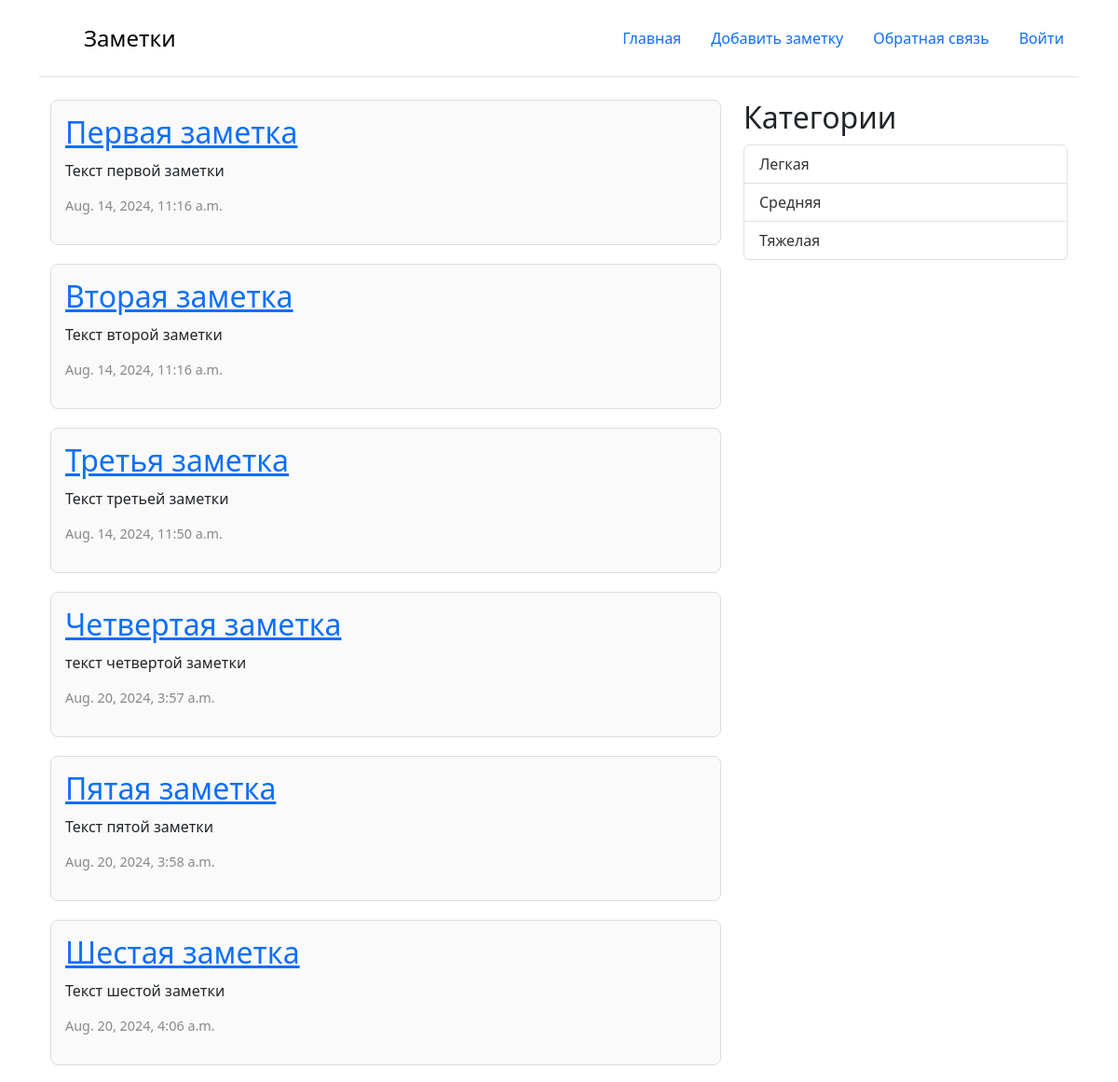
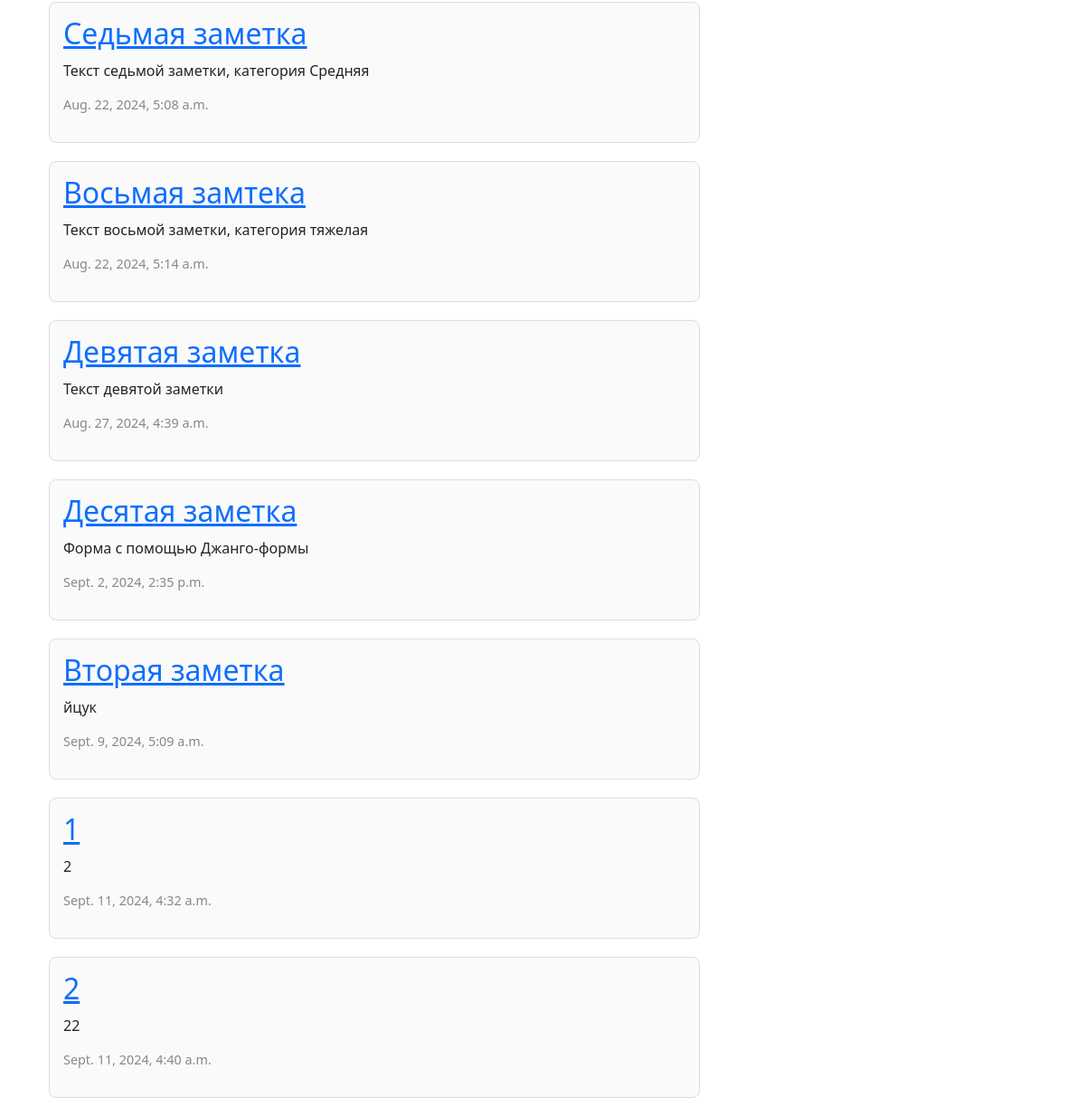
The page / on the database its author committed (2 pictures, top to bottom).
### core/models.py (models this page shows, shortened)
class Post(models.Model):
    title = models.CharField(max_length=200)
    text = models.TextField()
    created_data = models.DateTimeField(auto_now_add=True)
    category = models.ForeignKey(PostCategory,
                                 blank = True,
                                 null = True,
                                 on_delete=models.SET_NULL,
                                 related_name='category_post')
    class Meta:
        verbose_name = 'Запись'
        verbose_name_plural = 'Записи'

class PostCategory(models.Model):
    title = models.CharField(max_length=255, verbose_name='Название')
    class Meta:
        verbose_name = 'Категория'
        verbose_name_plural = 'Категории'

### core/views.py (the view)
# urls.py: path('', main, name='main'),
def main(request):
    posts = Post.objects.all()
    category = request.GET.get('category')
    active_category = None
    if category:
        posts = posts.filter(category__id=category)
        active_category = PostCategory.objects.get(id=category)
    categories = PostCategory.objects.all()
    context = {
        "posts": posts,
        'categories': categories,
        'active_category': active_category
    }
    return render(request, 'main.html', context)

### templates/main.html
{% extends 'base.html' %}
{% block content %}
<div class="container">
    <div class="row">
        <div class="col-md-8">
            {% for post in posts %}
            <div class="post-card">
                <h2><a href="{% url 'post_detail' post.id %}">{{ post.title }}</a></h2>
                <p>{{ post.text }}</p>
                <p class="date">{{ post.created_data }}</p>
            </div>
            {% endfor %}
        </div>
        <div class="col-md-4">
            <h2>Категории</h2>
            <ul class="list-group">
                {% for category in categories %}
                {% if category.id == active_category.id %}
                <b>
                    <li class="list-group-item active list-group-item-dark"><a href="?category={{ category.id }}">{{category.title}}</a></li>
                </b>
                {% else %}
                <li class="list-group-item"><a href="?category={{ category.id }}">{{category.title}}</a></li>
                {% endif %}
                {% endfor %}
            </ul>
        </div>
    </div>
</div>
{% endblock %}

### templates/base.html (style rules this page uses)
h1, h2 { margin: 0; padding-bottom: 10px; }
.post-card { padding: 15px; margin-bottom: 20px; border: 1px solid #ddd; border-radius: 8px; background-color: #fafafa; }
.post-card p { margin: 0 0 15px; }
.post-card .date { color: #888; font-size: 0.9em; }
ul { list-style-type: none; padding: 0; }
ul li { padding: 5px 0; }
ul li a { text-decoration: none; color: #333; }

### rows shown on the page
Post: title "Первая заметка", text "Текст первой заметки", created_data "Aug. 14, 2024, 11:16 a.m."
Post: title "Вторая заметка", text "Текст второй заметки", created_data "Aug. 14, 2024, 11:16 a.m."
Post: title "Третья заметка", text "Текст третьей заметки", created_data "Aug. 14, 2024, 11:50 a.m."
Post: title "Четвертая заметка", text "текст четвертой заметки", created_data "Aug. 20, 2024, 3:57 a.m."
Post: title "Пятая заметка", text "Текст пятой заметки", created_data "Aug. 20, 2024, 3:58 a.m."
Post: title "Шестая заметка", text "Текст шестой заметки", created_data "Aug. 20, 2024, 4:06 a.m."
Post: title "Седьмая заметка", text "Текст седьмой заметки, категория Средняя", created_data "Aug. 22, 2024, 5:08 a.m."
Post: title "Восьмая замтека", text "Текст восьмой заметки, категория тяжелая", created_data "Aug. 22, 2024, 5:14 a.m."
Post: title "Девятая заметка", text "Текст девятой заметки", created_data "Aug. 27, 2024, 4:39 a.m."
Post: title "Десятая заметка", text "Форма с помощью Джанго-формы", created_data "Sept. 2, 2024, 2:35 p.m."
Post: title "Вторая заметка", text "йцук", created_data "Sept. 9, 2024, 5:09 a.m."
Post: title "1", text "2", created_data "Sept. 11, 2024, 4:32 a.m."
Post: title "2", text "22", created_data "Sept. 11, 2024, 4:40 a.m."
PostCategory: title "Легкая"
PostCategory: title "Средняя"
PostCategory: title "Тяжелая"
